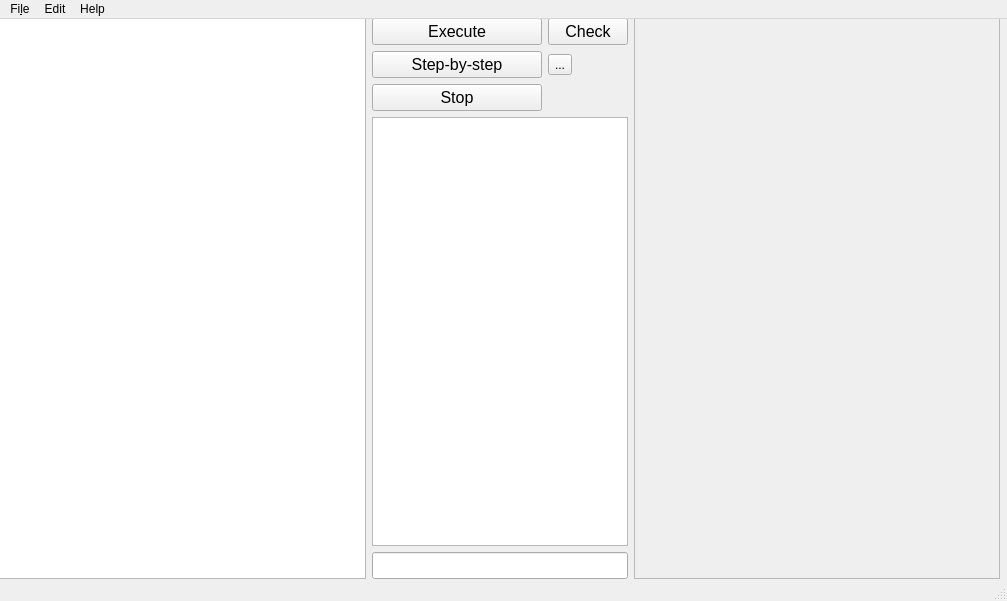
<?xml version="1.0" encoding="UTF-8"?>
<ui version="4.0">
 <class>MainWindow</class>
 <widget class="QMainWindow" name="MainWindow">
  <property name="geometry">
   <rect>
    <x>0</x>
    <y>0</y>
    <width>1007</width>
    <height>601</height>
   </rect>
  </property>
  <property name="windowTitle">
   <string>MainWindow</string>
  </property>
  <widget class="QWidget" name="centralwidget">
   <widget class="QWidget" name="gridLayoutWidget">
    <property name="geometry">
     <rect>
      <x>-1</x>
      <y>-1</y>
      <width>1001</width>
      <height>561</height>
     </rect>
    </property>
    <layout class="QGridLayout" name="grid_layout">
     <item row="1" column="1">
      <widget class="QPushButton" name="button_step">
       <property name="font">
        <font>
         <pointsize>12</pointsize>
        </font>
       </property>
       <property name="text">
        <string>Step-by-step</string>
       </property>
      </widget>
     </item>
     <item row="1" column="2">
      <widget class="QToolButton" name="button_next">
       <property name="text">
        <string>...</string>
       </property>
      </widget>
     </item>
     <item row="2" column="1">
      <widget class="QPushButton" name="button_stop">
       <property name="font">
        <font>
         <pointsize>12</pointsize>
        </font>
       </property>
       <property name="text">
        <string>Stop</string>
       </property>
      </widget>
     </item>
     <item row="0" column="1">
      <widget class="QPushButton" name="button_exec">
       <property name="font">
        <font>
         <pointsize>12</pointsize>
        </font>
       </property>
       <property name="text">
        <string>Execute</string>
       </property>
      </widget>
     </item>
     <item row="0" column="2">
      <widget class="QPushButton" name="button_check">
       <property name="font">
        <font>
         <pointsize>12</pointsize>
        </font>
       </property>
       <property name="text">
        <string>Check</string>
       </property>
      </widget>
     </item>
     <item row="4" column="1" colspan="2">
      <widget class="QLineEdit" name="input_edit">
       <property name="font">
        <font>
         <pointsize>12</pointsize>
        </font>
       </property>
      </widget>
     </item>
     <item row="0" column="0" rowspan="5">
      <widget class="QPlainTextEdit" name="main_edit">
       <property name="font">
        <font>
         <pointsize>12</pointsize>
        </font>
       </property>
      </widget>
     </item>
     <item row="3" column="1" colspan="2">
      <widget class="QPlainTextEdit" name="terminal_edit">
       <property name="font">
        <font>
         <pointsize>12</pointsize>
        </font>
       </property>
      </widget>
     </item>
     <item row="0" column="3" rowspan="5">
      <widget class="QScrollArea" name="scrollArea">
       <property name="widgetResizable">
        <bool>true</bool>
       </property>
       <widget class="QWidget" name="scrollAreaWidgetContents">
        <property name="geometry">
         <rect>
          <x>0</x>
          <y>0</y>
          <width>365</width>
          <height>557</height>
         </rect>
        </property>
       </widget>
      </widget>
     </item>
    </layout>
   </widget>
  </widget>
  <widget class="QMenuBar" name="menubar">
   <property name="geometry">
    <rect>
     <x>0</x>
     <y>0</y>
     <width>1007</width>
     <height>16</height>
    </rect>
   </property>
   <widget class="QMenu" name="menuFile">
    <property name="title">
     <string>Fi&amp;le</string>
    </property>
    <addaction name="action_new"/>
    <addaction name="action_open"/>
    <addaction name="action_save"/>
    <addaction name="action_save_as"/>
    <addaction name="separator"/>
    <addaction name="action_quit"/>
   </widget>
   <widget class="QMenu" name="menuEdit">
    <property name="title">
     <string>Edit</string>
    </property>
    <addaction name="action_undo"/>
    <addaction name="action_redo"/>
   </widget>
   <widget class="QMenu" name="menu_help">
    <property name="title">
     <string>Help</string>
    </property>
    <addaction name="action_about"/>
   </widget>
   <addaction name="menuFile"/>
   <addaction name="menuEdit"/>
   <addaction name="menu_help"/>
  </widget>
  <widget class="QStatusBar" name="statusbar"/>
  <action name="action_new">
   <property name="text">
    <string>&amp;New</string>
   </property>
  </action>
  <action name="action_open">
   <property name="text">
    <string>&amp;Open</string>
   </property>
   <property name="shortcut">
    <string>Ctrl+O</string>
   </property>
  </action>
  <action name="action_save">
   <property name="text">
    <string>&amp;Save</string>
   </property>
   <property name="shortcut">
    <string>Ctrl+S</string>
   </property>
  </action>
  <action name="action_save_as">
   <property name="text">
    <string>Sa&amp;ve as</string>
   </property>
  </action>
  <action name="action_undo">
   <property name="text">
    <string>&amp;Undo</string>
   </property>
  </action>
  <action name="action_redo">
   <property name="text">
    <string>&amp;Redo</string>
   </property>
  </action>
  <action name="action_about">
   <property name="text">
    <string>&amp;About</string>
   </property>
  </action>
  <action name="action_quit">
   <property name="text">
    <string>&amp;Quit</string>
   </property>
  </action>
 </widget>
 <resources/>
 <connections/>
</ui>
